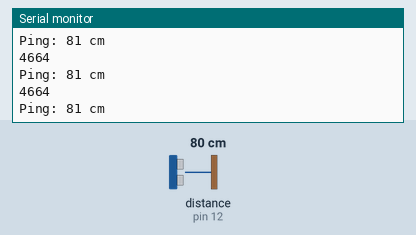
Simulated run of this sketch. Board: Arduino Uno, built with avr-gcc and run on an emulated ATmega328P. Shown: the last lines printed to the serial monitor. Inputs (shaded band) come from the test bench; at power-on: distance to the obstacle (sensor on pin 12) 80 cm. The echo pulse lasts 58.3 µs per cm.

Above: at 1.2 s.
1.3 s: distance to the obstacle (sensor on pin 12) set to 2 cm
At 1.5 s:
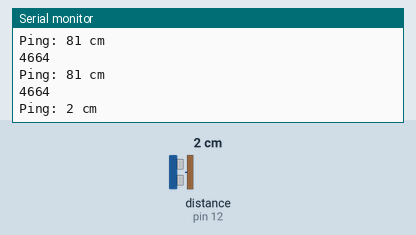
4.3 s: distance to the obstacle (sensor on pin 12) set to 4 cm
At 11.74 s:
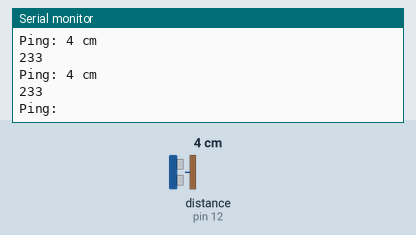
Timing chart, 0 to 11.8 s (numbered marks = the images above; inputs shaded):
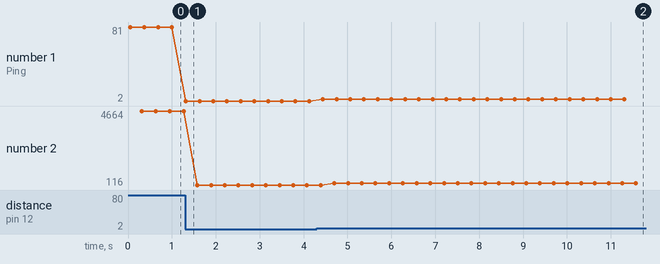

The sketch:

Sensor_Ultrassonico.ino
```cpp
#include <NewPing.h>

#define TRIGGER_PIN 11
#define ECHO_PIN 12
#define MAX_DISTANCE 250

NewPing sonar(TRIGGER_PIN, ECHO_PIN, MAX_DISTANCE);

void setup() {
  Serial.begin(115200);
}

void loop() {
  delay(50);
  Serial.print("Ping: ");
  long dist = sonar.ping_median(10);
  Serial.print(sonar.convert_cm(dist));
  Serial.println(" cm");
  Serial.println(dist);
}
```

Measured:
- after the input at 1.3 s, the serial monitor: prints a new line at once (image 1)
- after the input at 4.3 s, the serial monitor: prints a new line after 0.14 s (image 2)
- plotted number 1: 81 → 2 after the input at 1.3 s, 2 → 4 after the input at 4.3 s
- plotted number 2: 4664 → 116 after the input at 1.3 s, 116 → 233 after the input at 4.3 s
